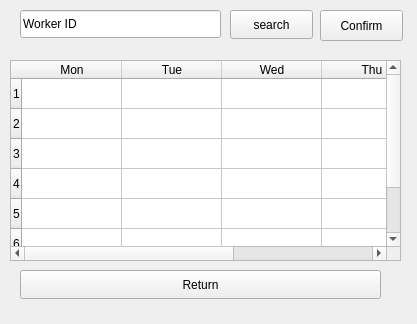
<?xml version="1.0" encoding="UTF-8"?>
<ui version="4.0">
 <class>ManageAvailabilityPage</class>
 <widget class="QWidget" name="ManageAvailabilityPage">
  <property name="geometry">
   <rect>
    <x>0</x>
    <y>0</y>
    <width>417</width>
    <height>324</height>
   </rect>
  </property>
  <property name="windowTitle">
   <string>Form</string>
  </property>
  <widget class="QTableWidget" name="tableWidget">
   <property name="geometry">
    <rect>
     <x>10</x>
     <y>60</y>
     <width>391</width>
     <height>201</height>
    </rect>
   </property>
   <row/>
   <row/>
   <row/>
   <row/>
   <row/>
   <row/>
   <row/>
   <column>
    <property name="text">
     <string>Mon</string>
    </property>
   </column>
   <column>
    <property name="text">
     <string>Tue</string>
    </property>
   </column>
   <column>
    <property name="text">
     <string>Wed</string>
    </property>
   </column>
   <column>
    <property name="text">
     <string>Thu</string>
    </property>
   </column>
   <column>
    <property name="text">
     <string>Fri</string>
    </property>
   </column>
   <item row="0" column="0">
    <property name="text">
     <string/>
    </property>
   </item>
   <item row="1" column="0">
    <property name="text">
     <string/>
    </property>
   </item>
  </widget>
  <widget class="QLineEdit" name="lineEdit_worker_id">
   <property name="geometry">
    <rect>
     <x>20</x>
     <y>10</y>
     <width>201</width>
     <height>28</height>
    </rect>
   </property>
   <property name="text">
    <string>Worker ID</string>
   </property>
  </widget>
  <widget class="QPushButton" name="pushButton_confirm">
   <property name="geometry">
    <rect>
     <x>320</x>
     <y>10</y>
     <width>83</width>
     <height>31</height>
    </rect>
   </property>
   <property name="text">
    <string>Confirm</string>
   </property>
  </widget>
  <widget class="QPushButton" name="pushButton_return">
   <property name="geometry">
    <rect>
     <x>20</x>
     <y>270</y>
     <width>361</width>
     <height>29</height>
    </rect>
   </property>
   <property name="text">
    <string>Return</string>
   </property>
  </widget>
  <widget class="QPushButton" name="pushButton_search">
   <property name="geometry">
    <rect>
     <x>230</x>
     <y>10</y>
     <width>83</width>
     <height>29</height>
    </rect>
   </property>
   <property name="text">
    <string>search</string>
   </property>
  </widget>
 </widget>
 <resources/>
 <connections/>
</ui>
